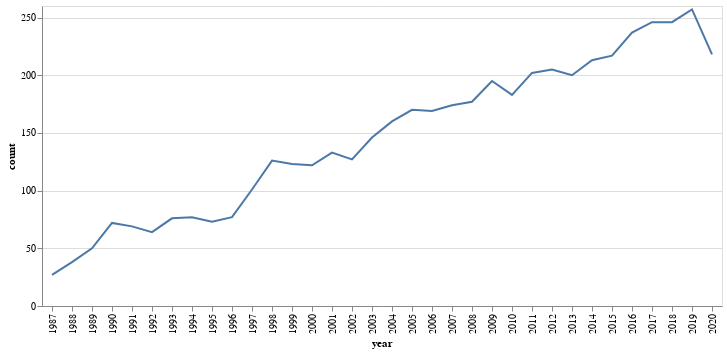

Notebook cell for this chart:
### Code cell
alt.Chart(beers_us_dt[:,count(),by(f.year)
           ].to_pandas()).mark_line().encode(alt.X('year:O'),alt.Y('count'))

### Figure 1 — Vega-Lite specification as saved in the notebook (floating-point values rounded to 4 significant figures)
{"config": {"view": {"continuousWidth": 400, "continuousHeight": 300}}, "data": {"name": "data-5540f35de2c660f98d789b05a85d388d"}, "mark": "line", "encoding": {"x": {"type": "ordinal", "field": "year"}, "y": {"type": "quantitative", "field": "count"}}, "$schema": "https://vega.github.io/schema/vega-lite/v4.8.1.json", "datasets": {"data-5540f35de2c660f98d789b05a85d388d": [{"year": 1987, "count": 27}, {"year": 1988, "count": 38}, {"year": 1989, "count": 50}, {"year": 1990, "count": 72}, {"year": 1991, "count": 69}, {"year": 1992, "count": 64}, {"year": 1993, "count": 76}, {"year": 1994, "count": 77}, {"year": 1995, "count": 73}, {"year": 1996, "count": 77}, {"year": 1997, "count": 101}, {"year": 1998, "count": 126}, {"year": 1999, "count": 123}, {"year": 2000, "count": 122}, {"year": 2001, "count": 133}, {"year": 2002, "count": 127}, {"year": 2003, "count": 146}, {"year": 2004, "count": 160}, {"year": 2005, "count": 170}, {"year": 2006, "count": 169}, {"year": 2007, "count": 174}, {"year": 2008, "count": 177}, {"year": 2009, "count": 195}, {"year": 2010, "count": 183}, {"year": 2011, "count": 202}, {"year": 2012, "count": 205}, {"year": 2013, "count": 200}, {"year": 2014, "count": 213}, {"year": 2015, "count": 217}, {"year": 2016, "count": 237}, {"year": 2017, "count": 246}, {"year": 2018, "count": 246}, {"year": 2019, "count": 257}, {"year": 2020, "count": 218}]}}
